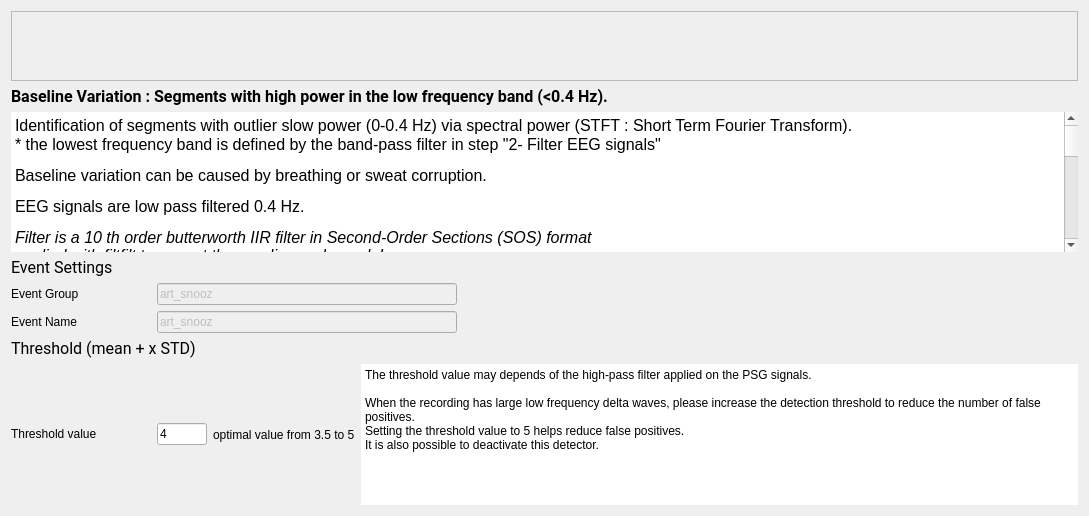
<?xml version="1.0" encoding="UTF-8"?>
<ui version="4.0">
 <class>BslVarStep</class>
 <widget class="QWidget" name="BslVarStep">
  <property name="geometry">
   <rect>
    <x>0</x>
    <y>0</y>
    <width>1089</width>
    <height>516</height>
   </rect>
  </property>
  <property name="windowTitle">
   <string>Form</string>
  </property>
  <property name="styleSheet">
   <string notr="true">font: 12pt &quot;Roboto&quot;;</string>
  </property>
  <layout class="QVBoxLayout" name="verticalLayout_2">
   <item>
    <widget class="QScrollArea" name="scrollArea">
     <property name="sizePolicy">
      <sizepolicy hsizetype="Expanding" vsizetype="Preferred">
       <horstretch>0</horstretch>
       <verstretch>0</verstretch>
      </sizepolicy>
     </property>
     <property name="widgetResizable">
      <bool>true</bool>
     </property>
     <widget class="QWidget" name="scrollAreaWidgetContents">
      <property name="geometry">
       <rect>
        <x>0</x>
        <y>0</y>
        <width>1545</width>
        <height>161</height>
       </rect>
      </property>
      <layout class="QHBoxLayout" name="horizontalLayout">
       <item>
        <widget class="QLabel" name="label_7">
         <property name="text">
          <string/>
         </property>
         <property name="pixmap">
          <pixmap resource="BSLVar_res.qrc">:/BSLVar/BSLVar.png</pixmap>
         </property>
         <property name="alignment">
          <set>Qt::AlignCenter</set>
         </property>
        </widget>
       </item>
      </layout>
     </widget>
    </widget>
   </item>
   <item>
    <layout class="QVBoxLayout" name="verticalLayout_4" stretch="0,0">
     <item>
      <widget class="QLabel" name="label_6">
       <property name="font">
        <font>
         <family>Roboto</family>
         <pointsize>12</pointsize>
         <weight>50</weight>
         <italic>false</italic>
         <bold>false</bold>
        </font>
       </property>
       <property name="text">
        <string>&lt;html&gt;&lt;head/&gt;&lt;body&gt;&lt;p&gt;&lt;span style=&quot; font-weight:600;&quot;&gt;Baseline Variation : Segments with high power in the low frequency band (&amp;lt;0.4 Hz).&lt;/span&gt;&lt;/p&gt;&lt;/body&gt;&lt;/html&gt;</string>
       </property>
      </widget>
     </item>
     <item>
      <widget class="QTextEdit" name="textEdit">
       <property name="minimumSize">
        <size>
         <width>0</width>
         <height>0</height>
        </size>
       </property>
       <property name="frameShape">
        <enum>QFrame::HLine</enum>
       </property>
       <property name="frameShadow">
        <enum>QFrame::Plain</enum>
       </property>
       <property name="lineWidth">
        <number>0</number>
       </property>
       <property name="readOnly">
        <bool>true</bool>
       </property>
       <property name="html">
        <string>&lt;!DOCTYPE HTML PUBLIC &quot;-//W3C//DTD HTML 4.0//EN&quot; &quot;http://www.w3.org/TR/REC-html40/strict.dtd&quot;&gt;
&lt;html&gt;&lt;head&gt;&lt;meta name=&quot;qrichtext&quot; content=&quot;1&quot; /&gt;&lt;style type=&quot;text/css&quot;&gt;
p, li { white-space: pre-wrap; }
&lt;/style&gt;&lt;/head&gt;&lt;body style=&quot; font-family:'Roboto'; font-size:12pt; font-weight:400; font-style:normal;&quot;&gt;
&lt;p style=&quot; margin-top:0px; margin-bottom:0px; margin-left:0px; margin-right:0px; -qt-block-indent:0; text-indent:0px;&quot;&gt;&lt;span style=&quot; color:#000000;&quot;&gt;Identification of segments with outlier slow power (0-0.4 Hz) via spectral power (STFT : Short Term Fourier Transform).&lt;/span&gt;&lt;/p&gt;
&lt;p style=&quot; margin-top:0px; margin-bottom:0px; margin-left:0px; margin-right:0px; -qt-block-indent:0; text-indent:0px;&quot;&gt;&lt;span style=&quot; color:#000000;&quot;&gt;* the lowest frequency band is defined by the band-pass filter in step &amp;quot;2- Filter EEG signals&amp;quot;&lt;/span&gt;&lt;/p&gt;
&lt;p style=&quot; margin-top:12px; margin-bottom:12px; margin-left:0px; margin-right:0px; -qt-block-indent:0; text-indent:0px;&quot;&gt;&lt;span style=&quot; color:#000000;&quot;&gt;Baseline variation can be caused by breathing or sweat corruption.&lt;/span&gt;&lt;/p&gt;
&lt;p style=&quot; margin-top:12px; margin-bottom:12px; margin-left:0px; margin-right:0px; -qt-block-indent:0; text-indent:0px;&quot;&gt;&lt;span style=&quot; color:#000000;&quot;&gt;EEG signals are low pass filtered 0.4 Hz.&lt;/span&gt;&lt;/p&gt;
&lt;p style=&quot; margin-top:12px; margin-bottom:12px; margin-left:0px; margin-right:0px; -qt-block-indent:0; text-indent:0px;&quot;&gt;&lt;span style=&quot; font-style:italic; color:#000000;&quot;&gt;Filter is a 10 th order butterworth IIR filter in Second-Order Sections (SOS) format &lt;br /&gt;applied with filtfilt to correct the non-linear phase delay.&lt;/span&gt;&lt;/p&gt;
&lt;p style=&quot; margin-top:12px; margin-bottom:12px; margin-left:0px; margin-right:0px; -qt-block-indent:0; text-indent:0px;&quot;&gt;&lt;span style=&quot; color:#000000;&quot;&gt;The power is computed on sliding windows through STFT.&lt;br /&gt;Window length = 8 s&lt;br /&gt;Window step = 4 s&lt;/span&gt;&lt;/p&gt;
&lt;p style=&quot; margin-top:12px; margin-bottom:12px; margin-left:0px; margin-right:0px; -qt-block-indent:0; text-indent:0px;&quot;&gt;&lt;span style=&quot; font-style:italic; color:#000000;&quot;&gt;The STFT is applied to integrate (sum) the signal power within a frequency range&lt;br /&gt; of the true spectrum (units² ex. µV²) as suggested in [1].&lt;/span&gt;&lt;/p&gt;
&lt;p style=&quot; margin-top:12px; margin-bottom:12px; margin-left:0px; margin-right:0px; -qt-block-indent:0; text-indent:0px;&quot;&gt;&lt;span style=&quot; text-decoration: underline; color:#000000;&quot;&gt;Fixed threshold&lt;/span&gt;&lt;span style=&quot; color:#000000;&quot;&gt; (mean + x STD)&lt;/span&gt;&lt;/p&gt;
&lt;p style=&quot; margin-top:0px; margin-bottom:0px; margin-left:0px; margin-right:0px; -qt-block-indent:0; text-indent:0px;&quot;&gt;The power is log10 transformed to make the data more normally distributed, &lt;br /&gt;however the distribution of the power of all selected channels is often skewed right du to artifacts.&lt;/p&gt;
&lt;p style=&quot; margin-top:0px; margin-bottom:0px; margin-left:0px; margin-right:0px; -qt-block-indent:0; text-indent:0px;&quot;&gt;The distribution is then modeled by a 3-components Gaussian Mixture Model (GMM).&lt;/p&gt;
&lt;p style=&quot; margin-top:0px; margin-bottom:0px; margin-left:0px; margin-right:0px; -qt-block-indent:0; text-indent:0px;&quot;&gt;The threshold is multiplied by the standard deviation (STD) and &lt;br /&gt;added to the mean of the main gaussian (over a mixture of 3).&lt;/p&gt;
&lt;p style=&quot; margin-top:0px; margin-bottom:0px; margin-left:0px; margin-right:0px; -qt-block-indent:0; text-indent:0px;&quot;&gt;An artifact is possibly identified when the log10(power) &amp;gt; (mean + threshold*STD)&lt;/p&gt;
&lt;p style=&quot; margin-top:12px; margin-bottom:12px; margin-left:0px; margin-right:0px; -qt-block-indent:0; text-indent:0px;&quot;&gt;&lt;a href=&quot;https://pubmed.ncbi.nlm.nih.gov/12723066/&quot;&gt;&lt;span style=&quot; text-decoration: underline; color:#000000;&quot;&gt;Reference&lt;/span&gt;&lt;/a&gt;&lt;/p&gt;
&lt;p style=&quot; margin-top:12px; margin-bottom:12px; margin-left:0px; margin-right:0px; -qt-block-indent:0; text-indent:0px;&quot;&gt;&lt;span style=&quot; color:#000000;&quot;&gt;[1] Cox, R. &amp;amp; Fell, J. Analyzing human sleep EEG: A methodological primer with code implementation. &lt;br /&gt;Sleep Medicine Reviews54, 101353 (2020).&lt;/span&gt;&lt;/p&gt;&lt;/body&gt;&lt;/html&gt;</string>
       </property>
      </widget>
     </item>
    </layout>
   </item>
   <item>
    <layout class="QHBoxLayout" name="horizontalLayout_3">
     <item>
      <layout class="QVBoxLayout" name="verticalLayout">
       <item>
        <widget class="QLabel" name="label_4">
         <property name="font">
          <font>
           <family>Roboto</family>
           <pointsize>12</pointsize>
           <weight>50</weight>
           <italic>false</italic>
           <bold>false</bold>
          </font>
         </property>
         <property name="text">
          <string>Event Settings</string>
         </property>
        </widget>
       </item>
       <item>
        <layout class="QFormLayout" name="formLayout">
         <item row="0" column="0">
          <widget class="QLabel" name="label_3">
           <property name="minimumSize">
            <size>
             <width>140</width>
             <height>0</height>
            </size>
           </property>
           <property name="text">
            <string>Event Group</string>
           </property>
          </widget>
         </item>
         <item row="0" column="1">
          <widget class="QLineEdit" name="group_lineEdit">
           <property name="enabled">
            <bool>false</bool>
           </property>
           <property name="maximumSize">
            <size>
             <width>300</width>
             <height>16777215</height>
            </size>
           </property>
           <property name="toolTip">
            <string>In which &quot;Event Group&quot; the detected artifact are added (how they will be written to  the annotation file). Go to the general Detectors Settings to edit the group.</string>
           </property>
           <property name="text">
            <string>art_snooz</string>
           </property>
          </widget>
         </item>
         <item row="1" column="0">
          <widget class="QLabel" name="label_11">
           <property name="text">
            <string>Event Name</string>
           </property>
          </widget>
         </item>
         <item row="1" column="1">
          <widget class="QLineEdit" name="name_lineEdit">
           <property name="enabled">
            <bool>false</bool>
           </property>
           <property name="maximumSize">
            <size>
             <width>300</width>
             <height>16777215</height>
            </size>
           </property>
           <property name="toolTip">
            <string>The event name of the detected artifact (how they will be wrtten to the annotation file).  Go to the general Detectors Settings to edit the name.</string>
           </property>
           <property name="text">
            <string>art_snooz</string>
           </property>
          </widget>
         </item>
        </layout>
       </item>
      </layout>
     </item>
     <item>
      <spacer name="horizontalSpacer_2">
       <property name="orientation">
        <enum>Qt::Horizontal</enum>
       </property>
       <property name="sizeType">
        <enum>QSizePolicy::Expanding</enum>
       </property>
       <property name="sizeHint" stdset="0">
        <size>
         <width>13</width>
         <height>13</height>
        </size>
       </property>
      </spacer>
     </item>
    </layout>
   </item>
   <item>
    <widget class="QLabel" name="label">
     <property name="font">
      <font>
       <family>Roboto</family>
       <pointsize>12</pointsize>
       <weight>50</weight>
       <italic>false</italic>
       <bold>false</bold>
       <stylestrategy>PreferAntialias</stylestrategy>
      </font>
     </property>
     <property name="text">
      <string>&lt;html&gt;&lt;head/&gt;&lt;body&gt;&lt;p&gt;Threshold (mean + x STD)&lt;/p&gt;&lt;/body&gt;&lt;/html&gt;</string>
     </property>
    </widget>
   </item>
   <item>
    <layout class="QHBoxLayout" name="horizontalLayout_2">
     <item>
      <widget class="QLabel" name="label_5">
       <property name="minimumSize">
        <size>
         <width>140</width>
         <height>0</height>
        </size>
       </property>
       <property name="midLineWidth">
        <number>0</number>
       </property>
       <property name="text">
        <string>&lt;html&gt;&lt;head/&gt;&lt;body&gt;&lt;p&gt;Threshold value&lt;/p&gt;&lt;/body&gt;&lt;/html&gt;</string>
       </property>
       <property name="textFormat">
        <enum>Qt::RichText</enum>
       </property>
      </widget>
     </item>
     <item>
      <widget class="QLineEdit" name="threshold_lineEdit">
       <property name="maximumSize">
        <size>
         <width>50</width>
         <height>16777215</height>
        </size>
       </property>
       <property name="toolTip">
        <string>The threshold value to identify the artifact.  Its units is x times the baseline standard deviation.</string>
       </property>
       <property name="text">
        <string>4</string>
       </property>
      </widget>
     </item>
     <item>
      <widget class="QLabel" name="label_2">
       <property name="maximumSize">
        <size>
         <width>200</width>
         <height>16777215</height>
        </size>
       </property>
       <property name="text">
        <string>optimal value from 3.5 to 5</string>
       </property>
       <property name="alignment">
        <set>Qt::AlignLeading|Qt::AlignLeft|Qt::AlignVCenter</set>
       </property>
      </widget>
     </item>
     <item>
      <widget class="QPlainTextEdit" name="plainTextEdit">
       <property name="sizePolicy">
        <sizepolicy hsizetype="Expanding" vsizetype="Preferred">
         <horstretch>0</horstretch>
         <verstretch>0</verstretch>
        </sizepolicy>
       </property>
       <property name="minimumSize">
        <size>
         <width>0</width>
         <height>0</height>
        </size>
       </property>
       <property name="maximumSize">
        <size>
         <width>16777215</width>
         <height>16777215</height>
        </size>
       </property>
       <property name="frameShape">
        <enum>QFrame::HLine</enum>
       </property>
       <property name="frameShadow">
        <enum>QFrame::Plain</enum>
       </property>
       <property name="lineWidth">
        <number>0</number>
       </property>
       <property name="readOnly">
        <bool>true</bool>
       </property>
       <property name="plainText">
        <string>The threshold value may depends of the high-pass filter applied on the PSG signals.

When the recording has large low frequency delta waves, please increase the detection threshold to reduce the number of false positives. 
Setting the threshold value to 5 helps reduce false positives.
It is also possible to deactivate this detector.</string>
       </property>
      </widget>
     </item>
    </layout>
   </item>
  </layout>
 </widget>
 <resources>
  <include location="BSLVar_res.qrc"/>
  <include location="../../../../../snooz-toolbox/src/main/python/ui/themes/themes.qrc"/>
 </resources>
 <connections/>
 <slots>
  <slot>on_choose()</slot>
  <slot>on_input_format_changed()</slot>
 </slots>
</ui>
